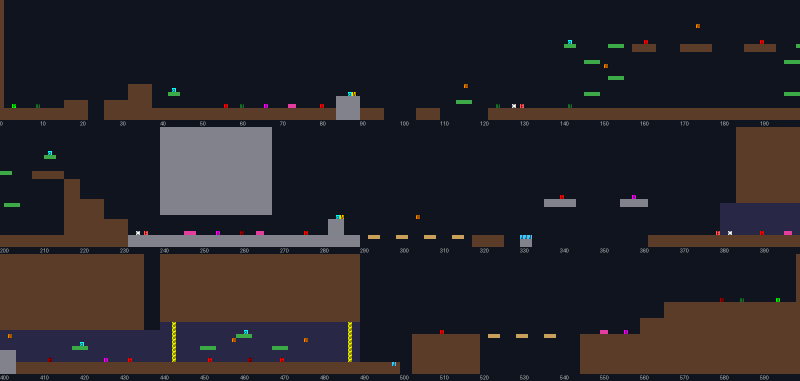
#> input picture Tools/niveles/_to_delete/_n1.png, 1600 x 762 px (shown at 1/2 size)
$ python -i arte_base2.py   (imports and definitions only)
#> lines starting #> are read from the running program, lines starting #| are printed output that depends on the picture
#> further down, picture is the input picture: PIL image 1600x762 RGB; mean R, G, B 39.4, 36.3, 40
# Arte de la base tecnológica de NÉMESIS (v2, con mucho más detalle).
# Estilo del Nivel 1: contornos oscuros, sombreado suave, interiores que se hunden a negro y musgo
# de hojas redondas que se come el metal. Todo se dibuja al doble y se reduce para bordes suaves.
# uso: python3 arte_base2.py carpeta_estaticos carpeta_animaciones  -> escribe PNGs y arte_base.json
import os, sys, random, math, json
from PIL import Image, ImageDraw, ImageFilter, ImageChops

EST, ANI = sys.argv[1], sys.argv[2]
# [1 line not run here, left out]
S = 2
LINEA = (10, 13, 20, 255)
AC0 = (22, 28, 38, 255)      # acero muy oscuro
AC1 = (38, 48, 62, 255)
AC2 = (58, 72, 90, 255)
AC3 = (86, 104, 126, 255)
AC4 = (128, 150, 172, 255)
BRI = (178, 200, 218, 255)
CIAN = (70, 240, 255, 255)
CIAN_OSC = (20, 110, 130, 255)
ROJO = (255, 70, 55, 255)
AMBAR = (255, 180, 60, 255)
OXIDO = (110, 66, 40, 255)
OXIDO2 = (150, 92, 52, 255)
VERDE0 = (14, 40, 22, 255)
VERDE1 = (40, 104, 52, 255)
VERDE2 = (92, 178, 92, 255)
VERDE3 = (150, 222, 130, 255)
INFO = {}   # nombre -> dict de tamaño para el JSON de arte


# ───────────────────────── utilidades ─────────────────────────
def L(w, h):
    return Image.new('RGBA', (int(w * S), int(h * S)), (0, 0, 0, 0))


def mix(a, b, t):
    return tuple(int(a[i] + (b[i] - a[i]) * t) for i in range(4))


# [60 lines left out: functions grad, cilindro, rellenar, mascara, rect_grad, contorno, not called in this run]


def textura(im, fuerza=10, semilla=1, escala=4):
    """Grano de pintura sutil donde hay color."""
#> called with fuerza = 10, semilla = 1, escala = 4
    r = random.Random(semilla)
    w, h = im.size
#> w = 1600; h = 762
    n = Image.new('L', (w // escala + 1, h // escala + 1))
#> n: PIL image 401x191 L; every value is 0
    n.putdata([128 + r.randint(-fuerza, fuerza) for _ in range(n.size[0] * n.size[1])])
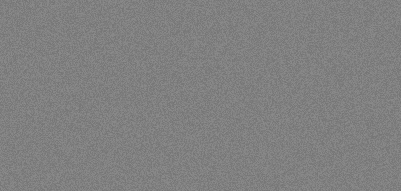
#> n: PIL image 401x191 L; min 118, max 138, mean 128
    n = n.resize((w, h), Image.BICUBIC)
#> n: PIL image 1600x762 L
    rgb = im.convert('RGB')
    add = Image.merge('RGB', (n, n, n))
    out = ImageChops.add(ImageChops.subtract(rgb, Image.new('RGB', im.size, (128, 128, 128))), add, 1, -0) if False else None
    # suma con signo: (c + n - 128)
    r_, g_, b_ = rgb.split()
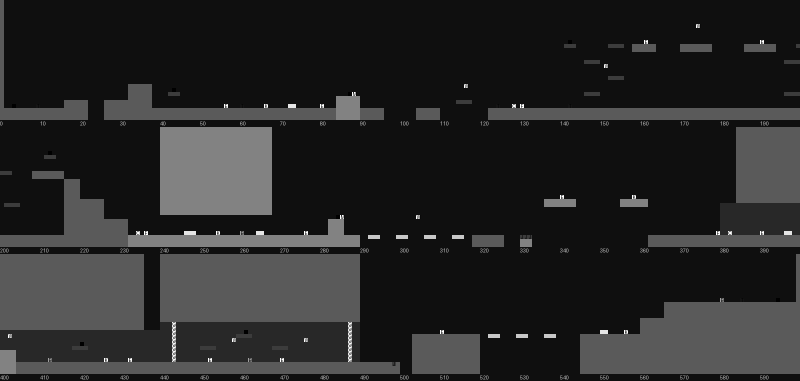
#> r_: PIL image 1600x762 L (shown at 1/2 size); min 0, max 255, mean 39.4
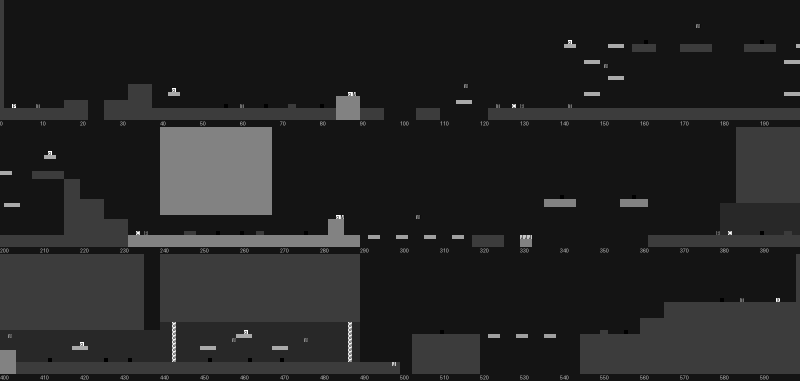
#> g_: PIL image 1600x762 L (shown at 1/2 size); min 0, max 255, mean 36.3
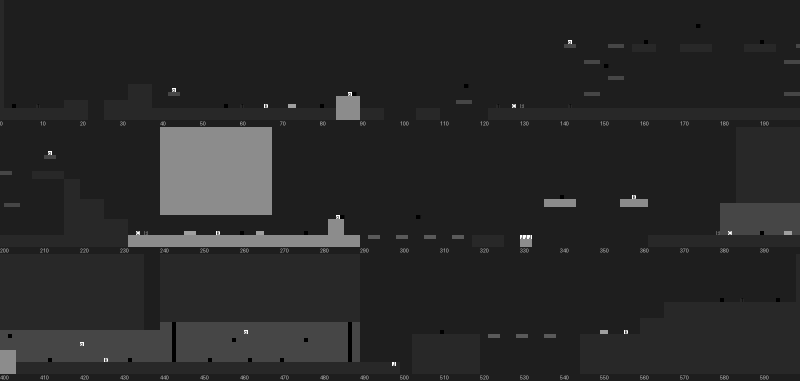
#> b_: PIL image 1600x762 L (shown at 1/2 size); min 0, max 255, mean 40
    def sumar(c):
        return ImageChops.subtract(ImageChops.add(c, n), Image.new('L', im.size, 128))
    res = Image.merge('RGBA', (sumar(r_), sumar(g_), sumar(b_), im.split()[3]))
    return res


# [49 lines left out: functions remache, resplandor, oxido, mugre, not called in this run]


_HOJAS = {}
# [289 lines left out: functions hoja, mechon, guardar, hoja_anim, placa, base_bloque and 6 more, not called in this run]


def base_servidor():
    guardar(servidor_cuadro(0), 'base_servidor', 170, 340)
    hoja_anim('base_rack', [servidor_cuadro(k).resize((170, 340), Image.LANCZOS) for k in range(6)], 170, 340, 6)


# [81 lines left out: functions base_cable, base_rejilla, base_columna, alarma_cuadro, not called in this run]


def base_alarma():
    guardar(alarma_cuadro(0.0), 'base_alarma', 90, 90)
    hoja_anim('base_baliza', [alarma_cuadro(i / 8 * math.pi * 2).resize((90, 90), Image.LANCZOS) for i in range(8)], 90, 90, 10)


# [76 lines left out: functions base_electrico, base_tanque_cuadro, not called in this run]


def base_tanque():
    hoja_anim('base_tanque', [base_tanque_cuadro(k).resize((170, 380), Image.LANCZOS) for k in range(12)], 170, 380, 8, cols=6)


# [393 lines left out: functions base_consola, base_logo, base_puerta_fondo, base_raiz, base_franja, base_viga and 10 more, not called in this run]


PIEZAS = [base_bloque, base_fondo, base_plat, base_tubo, base_pantalla, base_servidor, base_cable, base_rejilla,
          base_columna, base_alarma, base_electrico, base_tanque, base_consola, base_logo, base_puerta_fondo, base_raiz,
          base_franja, base_viga, base_caja, base_barril, base_lampara, base_engranaje, base_antena, base_escombro,
          base_tuberia_v, chispas, vapor, ventilador]
solo = sys.argv[3:] if len(sys.argv) > 3 else None
# [4 lines not run here, left out]

>>> from PIL import Image
>>> picture = Image.open('_to_delete/_n1.png')
#> (the run stopped early here; a loop or call above may not have finished)
